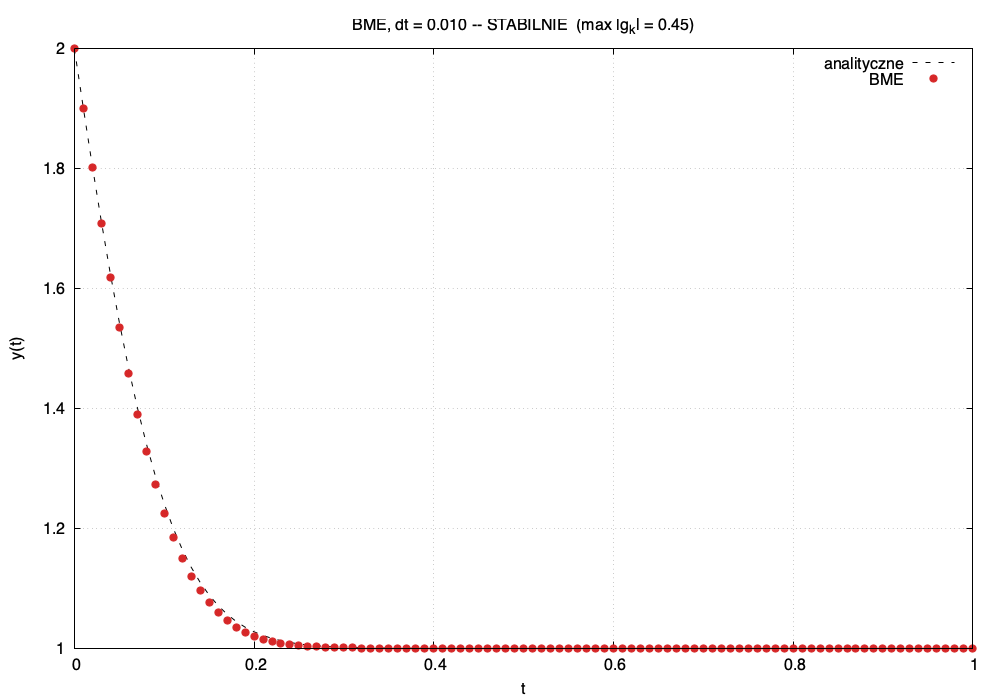

gnuplot code for this plot:
set terminal pngcairo size 1000,700 font "sans,12"
set output "bme_stabilne.png"
set title  "BME, dt = 0.010 -- STABILNIE  (max |g_k| = 0.45)"
set xlabel "t"
set ylabel "y(t)"
set xrange [0:1]
set grid
set key top right
plot "bme_stabilne.dat" u 1:2 w l  lw 1 dt 2 lc rgb "black"    t "analityczne", \
     ""                u 1:3 w p  pt 7 ps 1.2 lc rgb "#d62728" t "BME"
